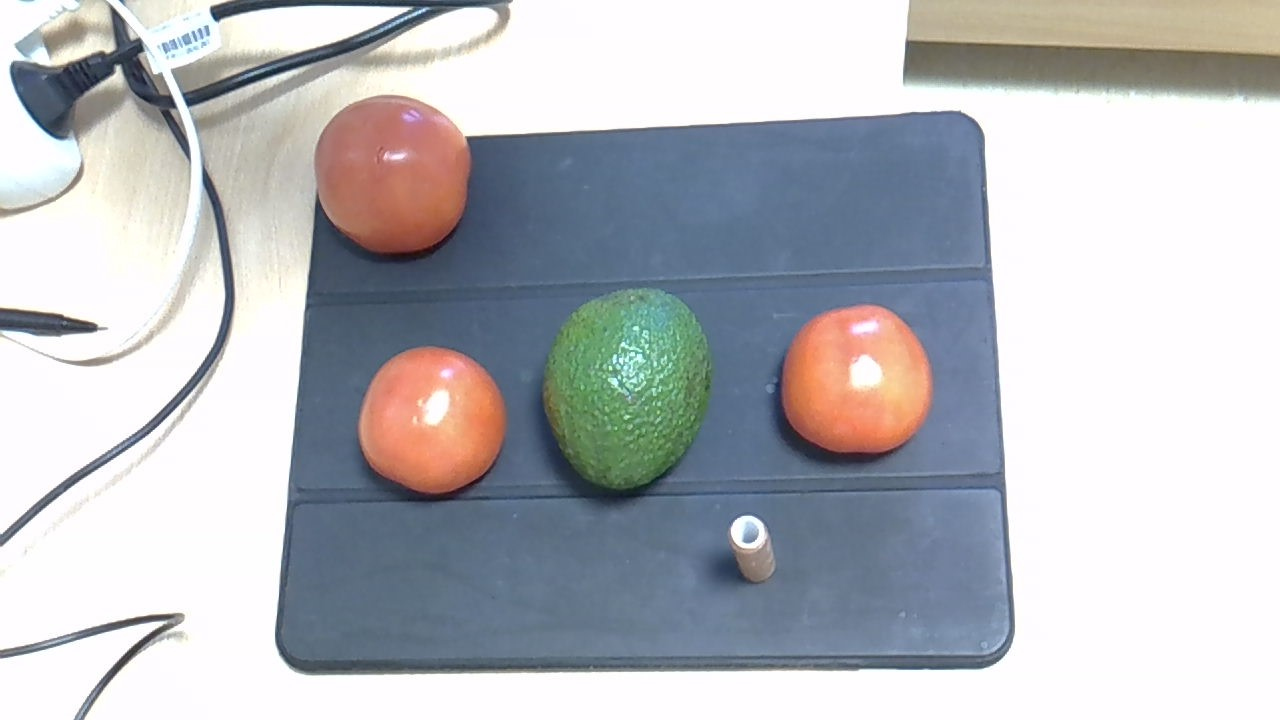
#> input picture TomatesAvo.jpg, 1280 x 720 px
$ python main.py
#> lines starting #> are read from the running program, lines starting #| are printed output that depends on the picture; after the words box and inside, x2 and y2 are one past the last pixel; in counts of white or black regions, pixels touching at a corner belong together
import numpy as np
import cv2

image = cv2.imread('TomatesAvo.jpg')
#> image is the input picture: shape (720, 1280, 3); mean B, G, R 189.5, 184.9, 183
result = image.copy()
image = cv2.GaussianBlur(image,(11,11),0)
image = cv2.cvtColor(image, cv2.COLOR_BGR2HSV)
#> image: shape (720, 1280, 3); mean H, S, V 105, 39.9, 198.5
lower = np.array([0,77,42])
upper = np.array([18,255,255])
mask = cv2.inRange(image, lower, upper)
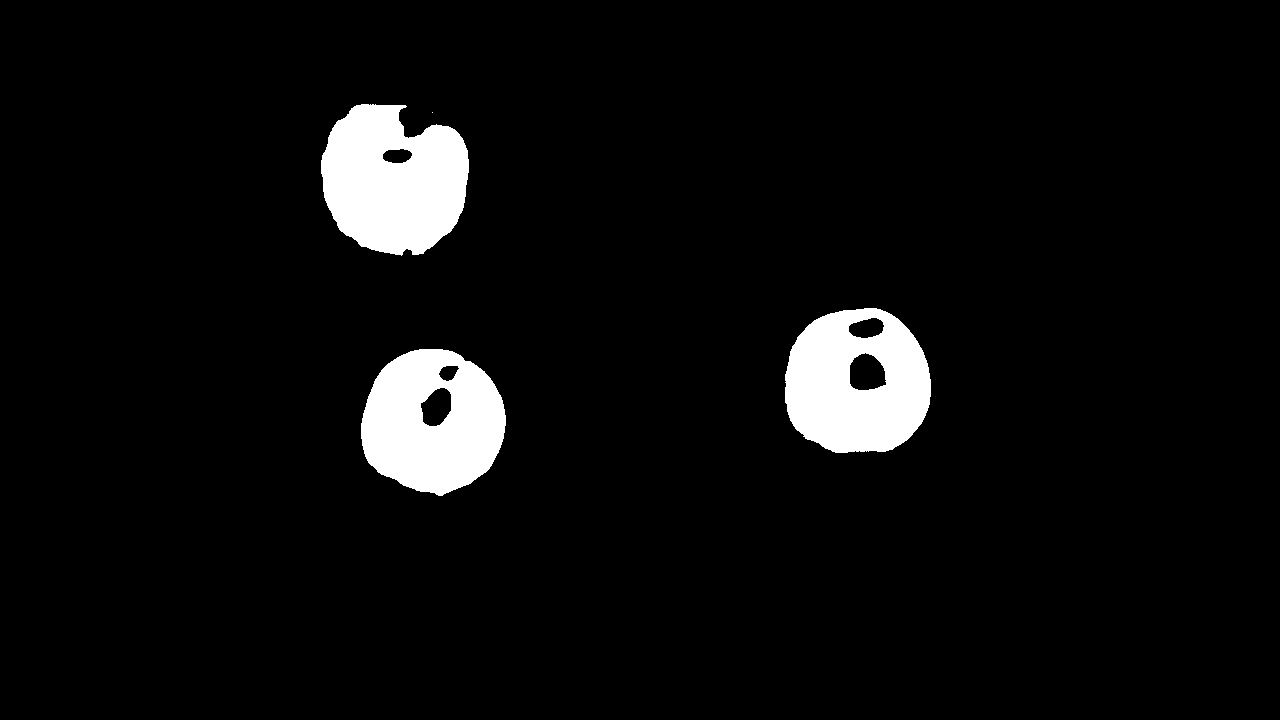
#> mask: shape (720, 1280); 5.2% white; 4 white regions (1 under 20 px), largest, box (x1, y1, x2, y2) and area: (321, 104, 469, 256) 16780, (785, 308, 931, 453) 15650, (361, 349, 506, 496) 15345
output = cv2.bitwise_and(result,result, mask= mask)
cv2.imwrite('zwischenErgebnis.png',output)
output = cv2.cvtColor(output,cv2.COLOR_BGR2GRAY)
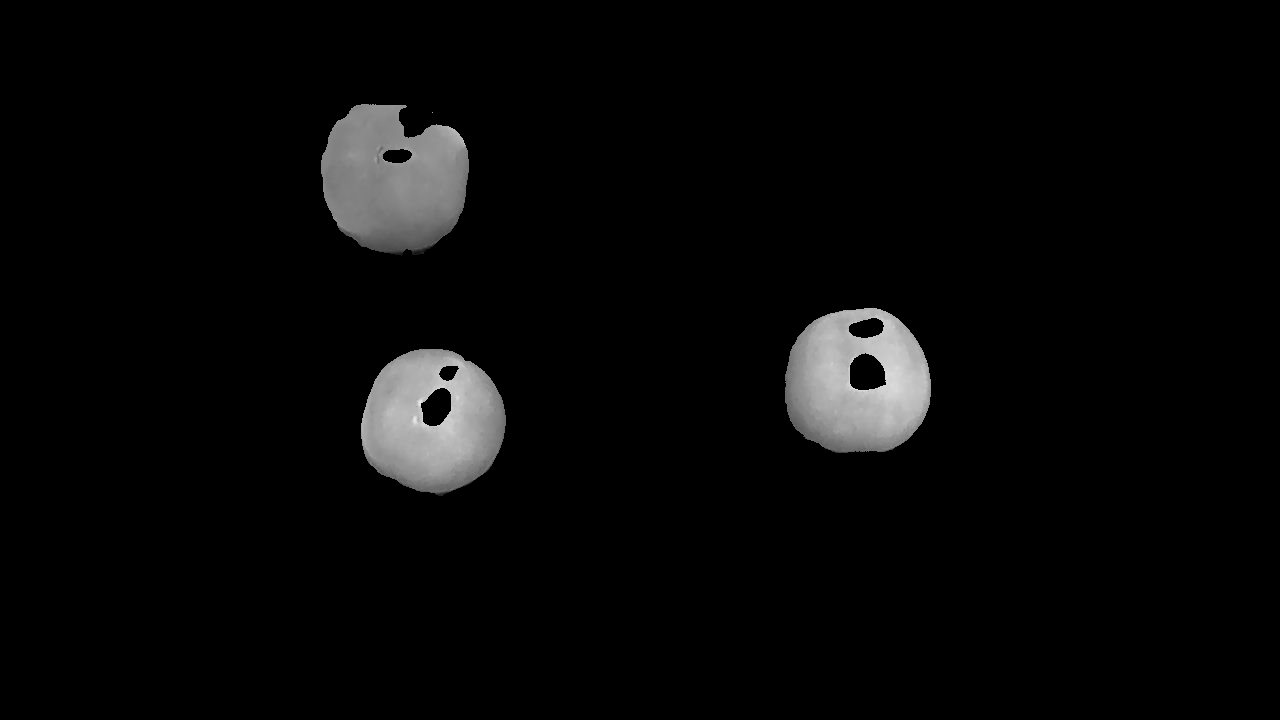
#> output: shape (720, 1280); min 0, max 235, mean 7.9
ret, thresh = cv2.threshold(output,30,255,cv2.THRESH_BINARY)
#> thresh: shape (720, 1280); 5.2% white; 4 white regions (1 under 20 px), largest, box (x1, y1, x2, y2) and area: (321, 104, 469, 254) 16730, (785, 308, 931, 453) 15650, (361, 349, 506, 496) 15341

    # noise removal
kernel = np.ones((3,3),np.uint8)
opening = cv2.morphologyEx(thresh,cv2.MORPH_OPEN,kernel, iterations = 4)
#> opening: shape (720, 1280); 5.2% white; 3 white regions, box (x1, y1, x2, y2) and area: (321, 105, 469, 254) 16672, (785, 308, 931, 453) 15586, (361, 349, 506, 494) 15290

    # Opérations morphologiques pour fusionner les régions proches
kernel1 = np.ones((7,7), np.uint8)  # La taille du noyau affecte le degré de fusion
dilated = cv2.dilate(thresh, kernel1, iterations=4)  # Augmenter les iterations pour plus de fusion
#> dilated: shape (720, 1280); 8.1% white; 3 white regions, box (x1, y1, x2, y2) and area: (309, 92, 481, 266) 25527, (773, 296, 943, 465) 24788, (349, 337, 518, 508) 23976

    #eroded = cv2.erode(dilated, kernel, iterations=4)  # Ajuster les iterations selon les besoins
kernel2 = np.ones((9,9), np.uint8)  # La taille du noyau affecte le degré de fusion
eroded = cv2.erode(dilated, kernel2, iterations= 5)
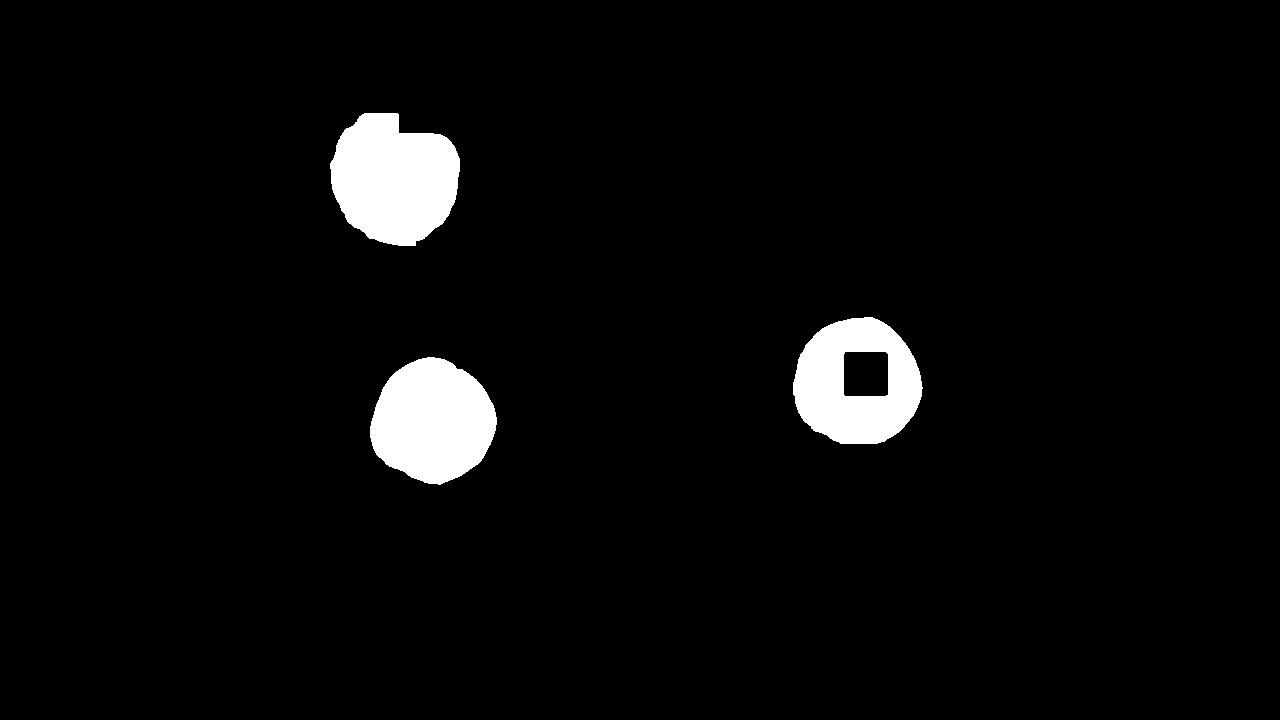
#> eroded: shape (720, 1280); 3.9% white; 3 white regions
cv2.imwrite('zwichen2.png',eroded)

contours, hierarchy = cv2.findContours(eroded, cv2.RETR_EXTERNAL, cv2.CHAIN_APPROX_SIMPLE)
#> contours = 3 contours; box (x1, y1, x2, y2) and area: (330, 113, 460, 246) 12761, (793, 317, 923, 444) 12659, (370, 357, 497, 485) 11828

area = []
for i in range (0, len(contours)):
    area.append(cv2.contourArea(contours[i]))
#> this loop made 3 passes
#> after the loop, area = [11828.5, 12659, 12761]

area_np = np.array([area])
#> area_np = [[11828.5, 12659, 12761]]


mean = area_np.mean()
#> mean = 12416.2

index = []
for i in range (0, len(area)):
    if area[i] >= mean + (0.01 * mean) or area[i] <=  mean + (0.01 * mean):
            index.append(i)
#> after the loop, index = [0, 1, 2]

topmost = []
for i in index:
    cnt = contours[i]
    topmost.append(tuple(cnt[cnt[:,:,1].argmin()][0]))
#> after the loop, topmost = [(427, 357), (864, 317), (364, 113)]


center = []
for i in range (0,len(index)):
    cnt = contours[i]
    M = cv2.moments(cnt)
    if M['m00'] != 0:
        cx = int(M['m10']/M['m00'])
        cy = int(M['m01']/M['m00'])
        center.append([cx,cy])
#> this loop made 3 passes
#> (cx, cy) on passes 1 to 3: (432, 421), (856, 381), (393, 179)
#> after the loop, center = [[432, 421], [856, 381], [393, 179]]

radius = []
for i in range(0,len(center)):
    r = (center[i][0]-topmost[i][0]) ** 2 + (center[i][1]-topmost[i][1]) ** 2
    r = r ** (1/2)
    radius.append(int(r))
#> this loop made 3 passes
#> r on passes 1 to 3: 64.2, 64.5, 72.09
#> after the loop, radius = [64, 64, 72]


        # Parcourir tous les contours trouvés
for i in range (0,len(center)):
    cv2.circle(img = result, center = center[i], radius = radius[i] + 10, color =  (0, 255, 0) , thickness = 5, lineType = cv2.LINE_AA)
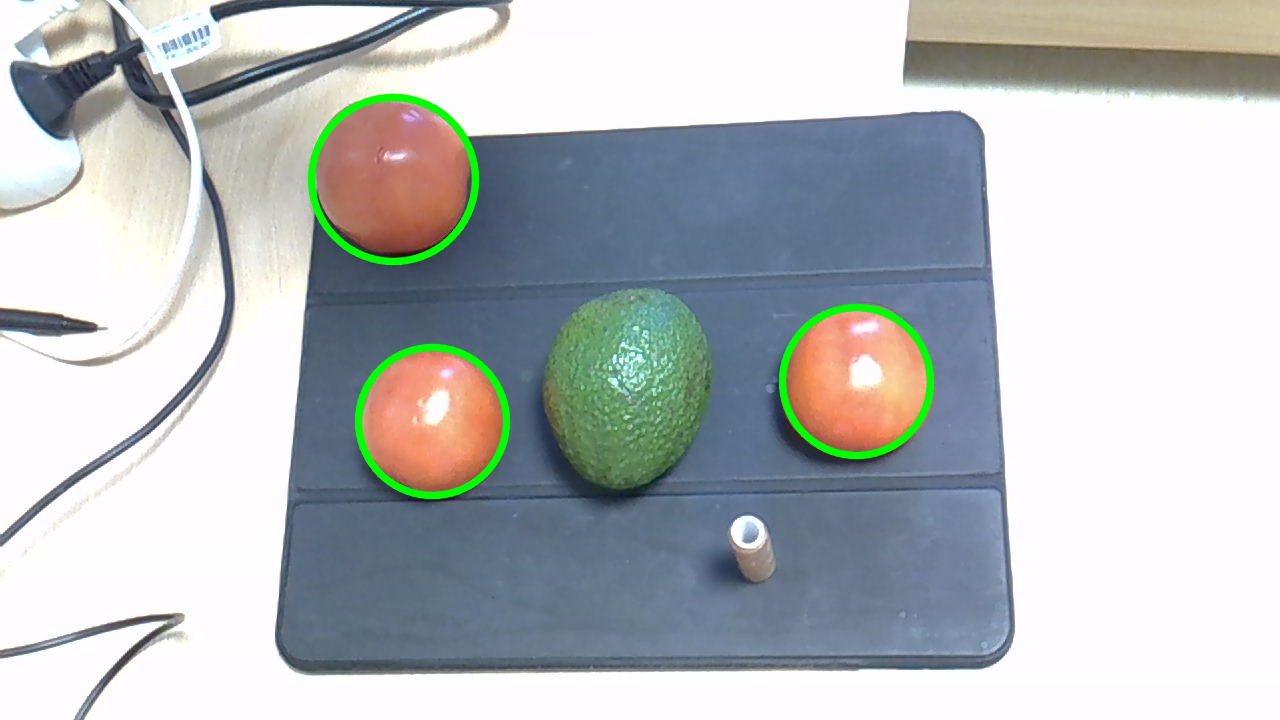
#> result: shape (720, 1280, 3); 1.38% of pixels changed, all inside (x1, y1, x2, y2) = (307, 93, 935, 500)

cv2.imwrite('result2.png',result)
cv2.imshow('result', result)

key = cv2.waitKey(0)
#> (key Esc is pressed here)
cv2.destroyAllWindows()
